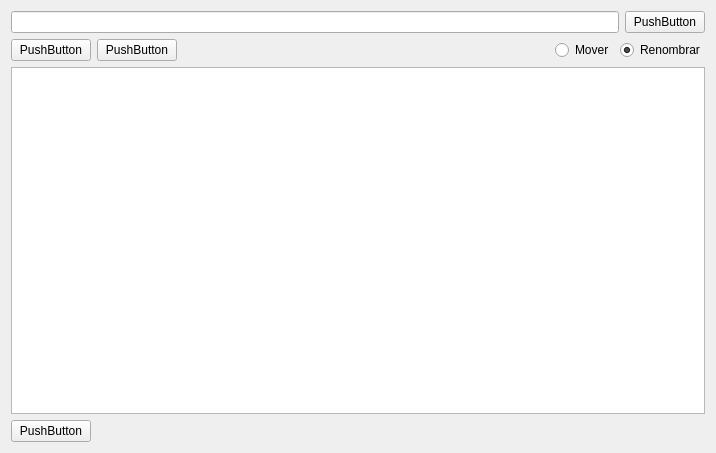
<?xml version="1.0" encoding="UTF-8"?>
<ui version="4.0">
 <class>Form</class>
 <widget class="QWidget" name="Form">
  <property name="geometry">
   <rect>
    <x>0</x>
    <y>0</y>
    <width>716</width>
    <height>453</height>
   </rect>
  </property>
  <property name="windowTitle">
   <string>Form</string>
  </property>
  <layout class="QVBoxLayout" name="verticalLayout">
   <item>
    <layout class="QHBoxLayout" name="horizontalLayout">
     <item>
      <widget class="QLineEdit" name="pathbar">
       <property name="readOnly">
        <bool>true</bool>
       </property>
      </widget>
     </item>
     <item>
      <widget class="QPushButton" name="pathbtn">
       <property name="text">
        <string>PushButton</string>
       </property>
      </widget>
     </item>
    </layout>
   </item>
   <item>
    <layout class="QHBoxLayout" name="horizontalLayout_2">
     <item>
      <widget class="QPushButton" name="selectAllButton">
       <property name="text">
        <string>PushButton</string>
       </property>
      </widget>
     </item>
     <item>
      <widget class="QPushButton" name="selectInvertButton">
       <property name="text">
        <string>PushButton</string>
       </property>
      </widget>
     </item>
     <item>
      <spacer name="horizontalSpacer">
       <property name="orientation">
        <enum>Qt::Horizontal</enum>
       </property>
       <property name="sizeHint" stdset="0">
        <size>
         <width>40</width>
         <height>20</height>
        </size>
       </property>
      </spacer>
     </item>
     <item>
      <widget class="QRadioButton" name="moverRadio">
       <property name="text">
        <string>Mover</string>
       </property>
      </widget>
     </item>
     <item>
      <widget class="QRadioButton" name="renombrarRadio">
       <property name="text">
        <string>Renombrar</string>
       </property>
       <property name="checked">
        <bool>true</bool>
       </property>
      </widget>
     </item>
    </layout>
   </item>
   <item>
    <layout class="QVBoxLayout" name="verticalLayout_2">
     <item>
      <widget class="QListWidget" name="listWidget"/>
     </item>
    </layout>
   </item>
   <item>
    <layout class="QHBoxLayout" name="horizontalLayout_3">
     <item>
      <widget class="QPushButton" name="procButton">
       <property name="text">
        <string>PushButton</string>
       </property>
      </widget>
     </item>
     <item>
      <spacer name="horizontalSpacer_2">
       <property name="orientation">
        <enum>Qt::Horizontal</enum>
       </property>
       <property name="sizeHint" stdset="0">
        <size>
         <width>40</width>
         <height>20</height>
        </size>
       </property>
      </spacer>
     </item>
    </layout>
   </item>
  </layout>
 </widget>
 <resources/>
 <connections/>
</ui>
